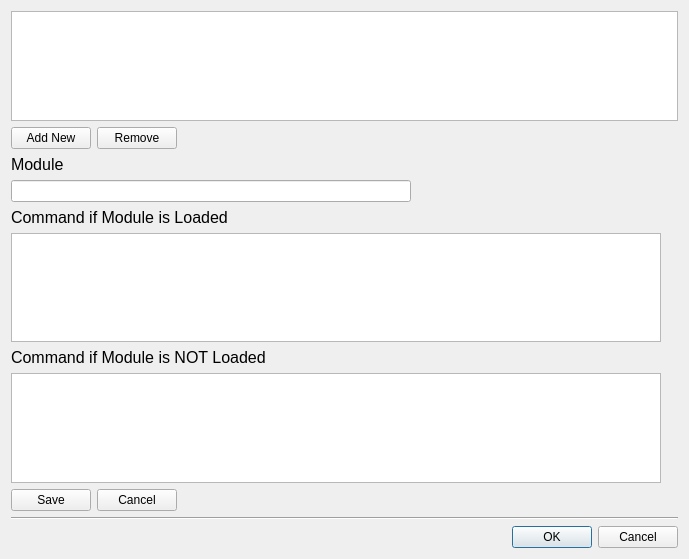
<?xml version="1.0" encoding="UTF-8"?>
<ui version="4.0">
 <class>osmodules</class>
 <widget class="QDialog" name="osmodules">
  <property name="geometry">
   <rect>
    <x>0</x>
    <y>0</y>
    <width>689</width>
    <height>559</height>
   </rect>
  </property>
  <property name="minimumSize">
   <size>
    <width>400</width>
    <height>500</height>
   </size>
  </property>
  <property name="maximumSize">
   <size>
    <width>1020</width>
    <height>900</height>
   </size>
  </property>
  <property name="windowTitle">
   <string>Modules</string>
  </property>
  <layout class="QVBoxLayout" name="verticalLayout">
   <item>
    <widget class="QListWidget" name="list">
     <property name="sizePolicy">
      <sizepolicy hsizetype="Expanding" vsizetype="Preferred">
       <horstretch>0</horstretch>
       <verstretch>0</verstretch>
      </sizepolicy>
     </property>
     <property name="minimumSize">
      <size>
       <width>0</width>
       <height>80</height>
      </size>
     </property>
     <property name="maximumSize">
      <size>
       <width>1000</width>
       <height>800</height>
      </size>
     </property>
     <property name="font">
      <font>
       <family>Arial</family>
      </font>
     </property>
     <property name="alternatingRowColors">
      <bool>true</bool>
     </property>
     <property name="movement">
      <enum>QListView::Free</enum>
     </property>
     <property name="resizeMode">
      <enum>QListView::Adjust</enum>
     </property>
    </widget>
   </item>
   <item>
    <layout class="QHBoxLayout" name="horizontalLayout">
     <item>
      <widget class="QPushButton" name="button_add">
       <property name="minimumSize">
        <size>
         <width>60</width>
         <height>0</height>
        </size>
       </property>
       <property name="maximumSize">
        <size>
         <width>100</width>
         <height>16777215</height>
        </size>
       </property>
       <property name="text">
        <string>Add New</string>
       </property>
      </widget>
     </item>
     <item>
      <widget class="QPushButton" name="button_remove">
       <property name="minimumSize">
        <size>
         <width>60</width>
         <height>0</height>
        </size>
       </property>
       <property name="maximumSize">
        <size>
         <width>100</width>
         <height>16777215</height>
        </size>
       </property>
       <property name="text">
        <string>Remove</string>
       </property>
      </widget>
     </item>
     <item>
      <spacer name="horizontalSpacer">
       <property name="orientation">
        <enum>Qt::Horizontal</enum>
       </property>
       <property name="sizeHint" stdset="0">
        <size>
         <width>40</width>
         <height>20</height>
        </size>
       </property>
      </spacer>
     </item>
    </layout>
   </item>
   <item>
    <widget class="QLabel" name="label_module">
     <property name="font">
      <font>
       <family>Arial</family>
       <pointsize>12</pointsize>
      </font>
     </property>
     <property name="text">
      <string>Module</string>
     </property>
    </widget>
   </item>
   <item>
    <widget class="QLineEdit" name="line_module">
     <property name="minimumSize">
      <size>
       <width>160</width>
       <height>0</height>
      </size>
     </property>
     <property name="maximumSize">
      <size>
       <width>400</width>
       <height>16777215</height>
      </size>
     </property>
     <property name="toolTip">
      <string extracomment="Module name is required">&lt;html&gt;&lt;head/&gt;&lt;body&gt;&lt;p&gt;Name of OpenSpace module related to this profile&lt;/p&gt;&lt;/body&gt;&lt;/html&gt;</string>
     </property>
    </widget>
   </item>
   <item>
    <widget class="QLabel" name="label_loaded">
     <property name="font">
      <font>
       <family>Arial</family>
       <pointsize>12</pointsize>
      </font>
     </property>
     <property name="text">
      <string>Command if Module is Loaded</string>
     </property>
    </widget>
   </item>
   <item>
    <widget class="QTextEdit" name="line_loaded">
     <property name="minimumSize">
      <size>
       <width>160</width>
       <height>80</height>
      </size>
     </property>
     <property name="maximumSize">
      <size>
       <width>650</width>
       <height>450</height>
      </size>
     </property>
     <property name="toolTip">
      <string>&lt;html&gt;&lt;head/&gt;&lt;body&gt;&lt;p&gt;[OPTIONAL] Lua command(s) to execute if the module is present in the OpenSpace application&lt;/p&gt;&lt;/body&gt;&lt;/html&gt;</string>
     </property>
    </widget>
   </item>
   <item>
    <widget class="QLabel" name="label_notLoaded">
     <property name="font">
      <font>
       <family>Arial</family>
       <pointsize>12</pointsize>
      </font>
     </property>
     <property name="text">
      <string>Command if Module is NOT Loaded</string>
     </property>
    </widget>
   </item>
   <item>
    <widget class="QTextEdit" name="line_notLoaded">
     <property name="minimumSize">
      <size>
       <width>160</width>
       <height>80</height>
      </size>
     </property>
     <property name="maximumSize">
      <size>
       <width>650</width>
       <height>450</height>
      </size>
     </property>
     <property name="toolTip">
      <string>&lt;html&gt;&lt;head/&gt;&lt;body&gt;&lt;p&gt;[OPTIONAL] Lua command(s) to execute if the module is &lt;span style=&quot; font-style:italic;&quot;&gt;not &lt;/span&gt;present in the OpenSpace application (for example steps to account for a missing module)&lt;/p&gt;&lt;/body&gt;&lt;/html&gt;</string>
     </property>
    </widget>
   </item>
   <item>
    <layout class="QHBoxLayout" name="horizontalLayout_2">
     <item>
      <widget class="QPushButton" name="button_save">
       <property name="minimumSize">
        <size>
         <width>60</width>
         <height>0</height>
        </size>
       </property>
       <property name="maximumSize">
        <size>
         <width>100</width>
         <height>16777215</height>
        </size>
       </property>
       <property name="toolTip">
        <string>&lt;html&gt;&lt;head/&gt;&lt;body&gt;&lt;p&gt;Save module changes to the above list&lt;/p&gt;&lt;/body&gt;&lt;/html&gt;</string>
       </property>
       <property name="text">
        <string>Save</string>
       </property>
      </widget>
     </item>
     <item>
      <widget class="QPushButton" name="button_cancel">
       <property name="minimumSize">
        <size>
         <width>60</width>
         <height>0</height>
        </size>
       </property>
       <property name="maximumSize">
        <size>
         <width>100</width>
         <height>16777215</height>
        </size>
       </property>
       <property name="toolTip">
        <string>&lt;html&gt;&lt;head/&gt;&lt;body&gt;&lt;p&gt;Cancel adding this module to the above list&lt;/p&gt;&lt;/body&gt;&lt;/html&gt;</string>
       </property>
       <property name="text">
        <string>Cancel</string>
       </property>
      </widget>
     </item>
     <item>
      <spacer name="horizontalSpacer_2">
       <property name="orientation">
        <enum>Qt::Horizontal</enum>
       </property>
       <property name="sizeHint" stdset="0">
        <size>
         <width>40</width>
         <height>20</height>
        </size>
       </property>
      </spacer>
     </item>
    </layout>
   </item>
   <item>
    <widget class="Line" name="line">
     <property name="orientation">
      <enum>Qt::Horizontal</enum>
     </property>
    </widget>
   </item>
   <item>
    <widget class="QDialogButtonBox" name="buttonBox">
     <property name="orientation">
      <enum>Qt::Horizontal</enum>
     </property>
     <property name="standardButtons">
      <set>QDialogButtonBox::Cancel|QDialogButtonBox::Ok</set>
     </property>
    </widget>
   </item>
  </layout>
 </widget>
 <resources/>
 <connections>
  <connection>
   <sender>buttonBox</sender>
   <signal>accepted()</signal>
   <receiver>osmodules</receiver>
   <slot>accept()</slot>
   <hints>
    <hint type="sourcelabel">
     <x>248</x>
     <y>254</y>
    </hint>
    <hint type="destinationlabel">
     <x>157</x>
     <y>274</y>
    </hint>
   </hints>
  </connection>
  <connection>
   <sender>buttonBox</sender>
   <signal>rejected()</signal>
   <receiver>osmodules</receiver>
   <slot>reject()</slot>
   <hints>
    <hint type="sourcelabel">
     <x>316</x>
     <y>260</y>
    </hint>
    <hint type="destinationlabel">
     <x>286</x>
     <y>274</y>
    </hint>
   </hints>
  </connection>
 </connections>
</ui>
